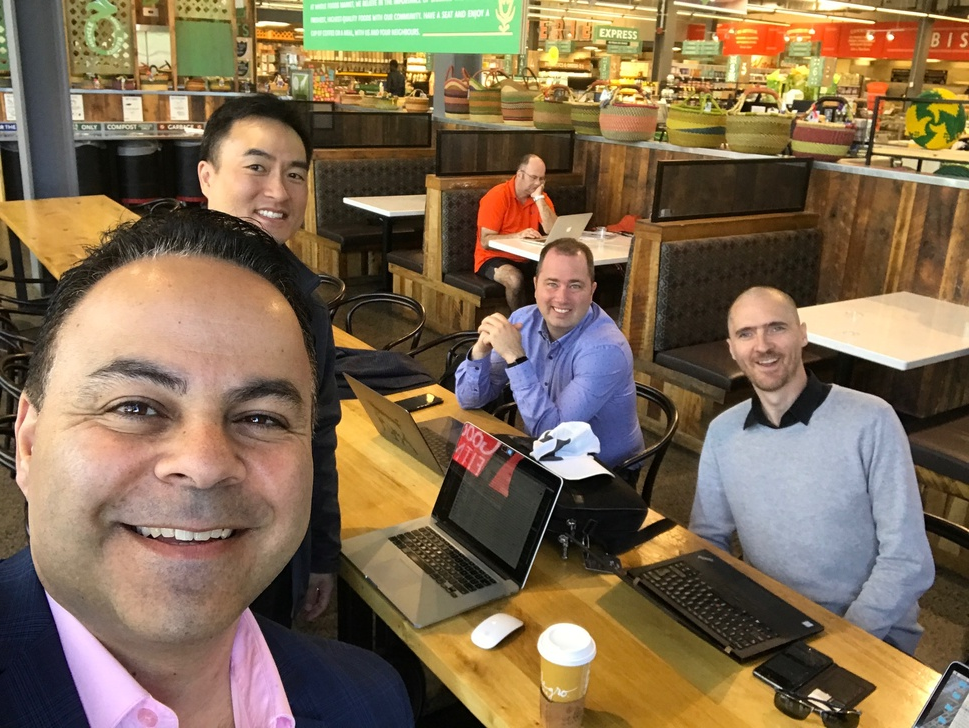
#> input picture images/IMG_6295.JPG, 969 x 728 px, shrunk from 1544 x 1160 before the run
$ python detect.face.py
#> lines starting #> are read from the running program, lines starting #| are printed output that depends on the picture; after the words box and inside, x2 and y2 are one past the last pixel; in counts of white or black regions, pixels touching at a corner belong together
import numpy as np
import cv2
from matplotlib import pyplot as plt
import time as t
print("OpenCV Version : %s " % cv2.__version__)

def convertToRGB(img):
    return cv2.cvtColor(img, cv2.COLOR_BGR2RGB)

#load cascade classifier training file for haarcascade
haar_object_cascade = cv2.CascadeClassifier('classifiers/haarcascade_frontalface_alt.xml')


#load test iamge
test1 = cv2.imread('images/IMG_6295.JPG')
#> test1 is the input picture: shape (728, 969, 3); mean B, G, R 82.4, 107.5, 128


#convert the test image to gray image as opencv object detector expects gray images
gray_img = cv2.cvtColor(test1, cv2.COLOR_BGR2GRAY)
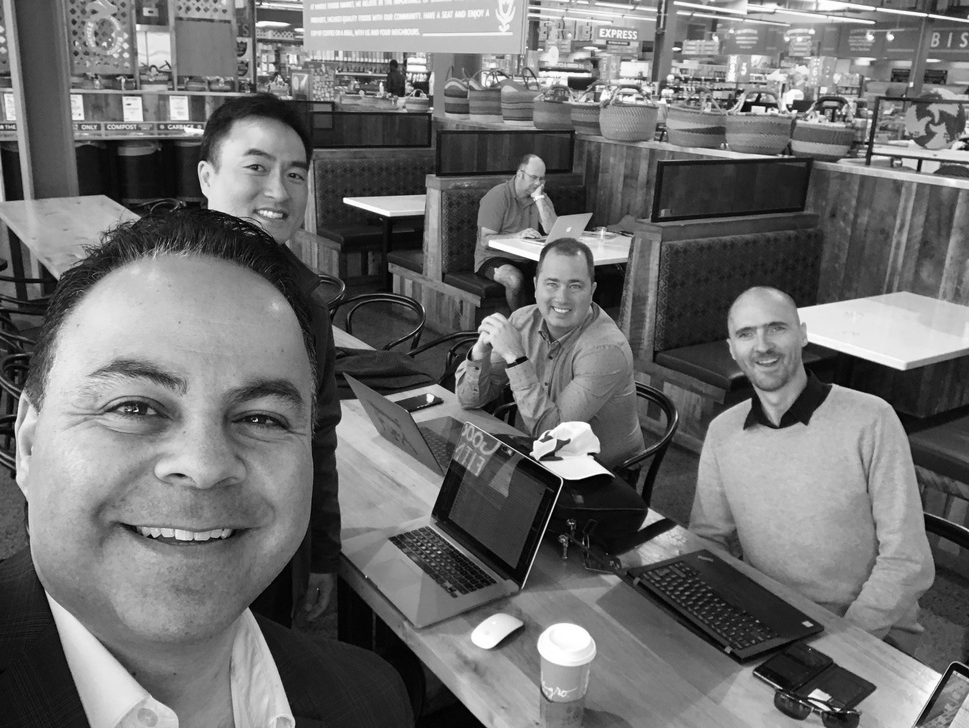
#> gray_img: shape (728, 969); min 0, max 255, mean 110.8

plt.imshow(convertToRGB(test1))
plt.show()

plt.imshow(gray_img, cmap='gray')
#plt.show()

objects = haar_object_cascade.detectMultiScale(gray_img, scaleFactor=1.1, minNeighbors=5)
#> objects = [[532, 260, 65, 65], [719, 298, 84, 84], [222, 128, 108, 108], [37, 284, 326, 326]]

#print the number of objects found
print('Objects found: ', len(objects))
#| Objects found:  4

#go over list of objects and draw them as rectangles on original colored img
for (x, y, w, h) in objects:
    cv2.rectangle(test1, (x, y), (x+w, y+h), (0, 255, 0), 2)
#> this loop made 4 passes
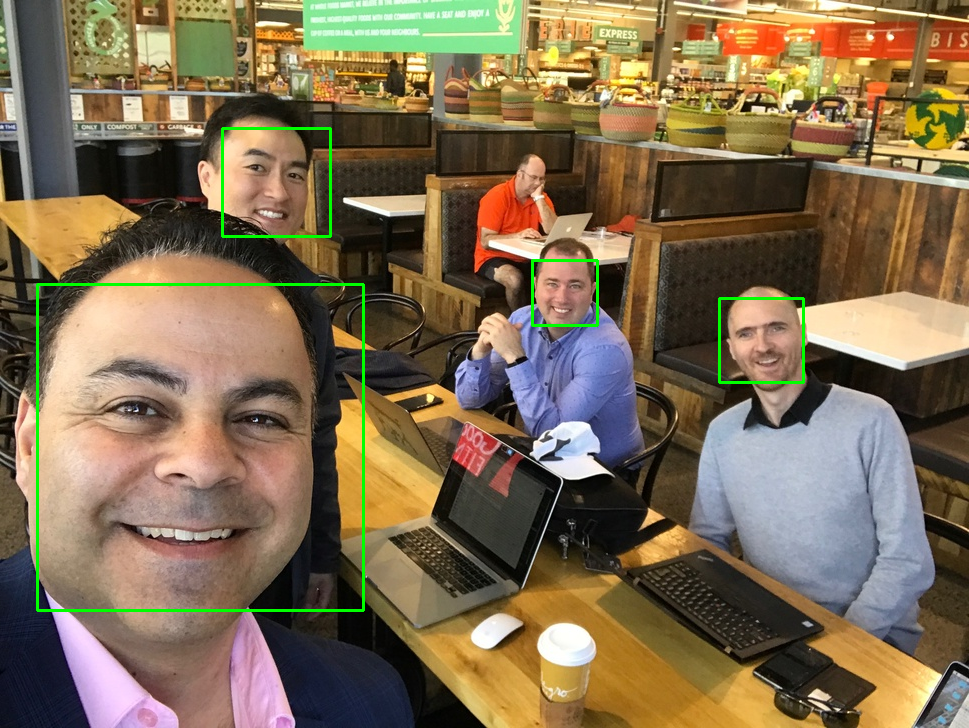
#> test1: shape (728, 969, 3); 0.99% of pixels changed, all inside (x1, y1, x2, y2) = (36, 127, 805, 612)

#convert image to RGB and show image
plt.imshow(convertToRGB(test1))
plt.show()
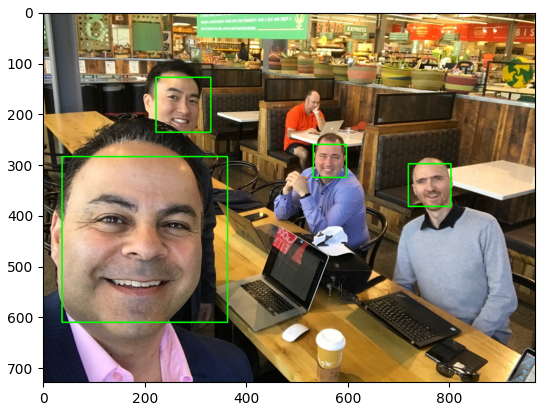
#> figure drawn by matplotlib, 1 panel

$ run again, with images/image01.jpg copied over images/IMG_6295.JPG
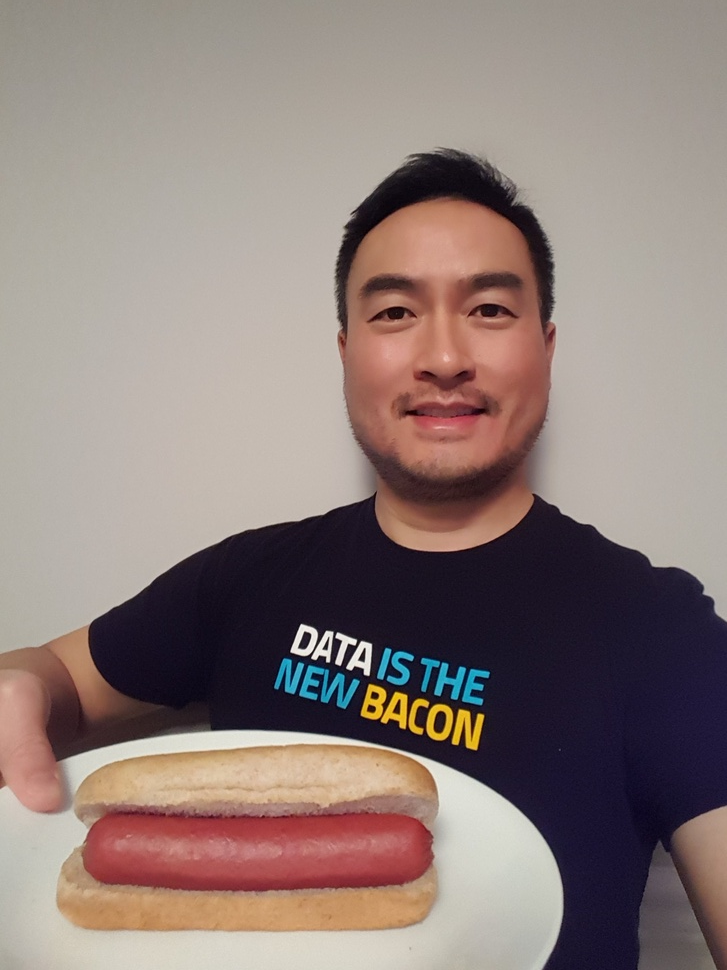
#> input picture images/image01.jpg, 727 x 970 px, shrunk from 1944 x 2592 before the run
#> test1 is the input picture: shape (970, 727, 3); mean B, G, R 121.5, 126, 141.8
#> objects = [[310, 204, 263, 263]]
#| Objects found:  1
#> the loop `for (x, y, w, h) in objects:` made 1 pass
#> after the loop `for (x, y, w, h) in objects:`:
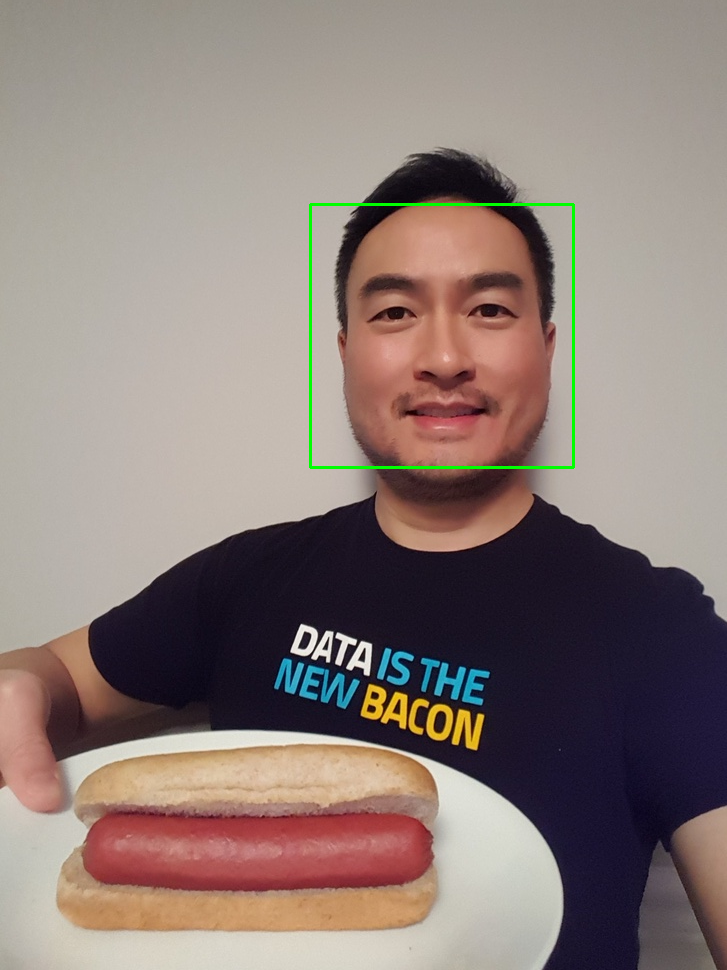
#> test1: shape (970, 727, 3); 0.45% of pixels changed, all inside (x1, y1, x2, y2) = (309, 203, 575, 469)
#> `plt.show()`:
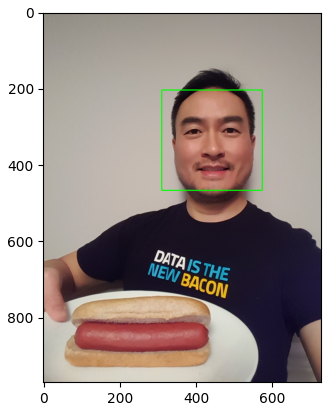
#> figure drawn by matplotlib, 1 panel

$ run again, with images/image02.jpg copied over images/IMG_6295.JPG
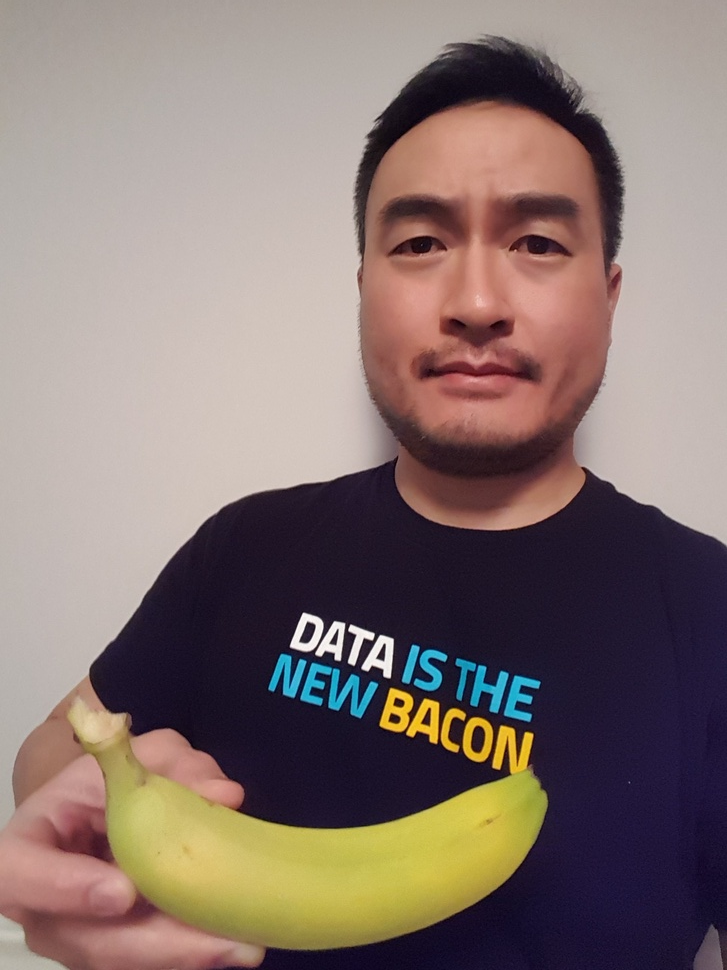
#> input picture images/image02.jpg, 727 x 970 px, shrunk from 1944 x 2592 before the run
#> test1 is the input picture: shape (970, 727, 3); mean B, G, R 112.6, 117, 133.8
#> `gray_img = cv2.cvtColor(test1, cv2.COLOR_BGR2GRAY)`:
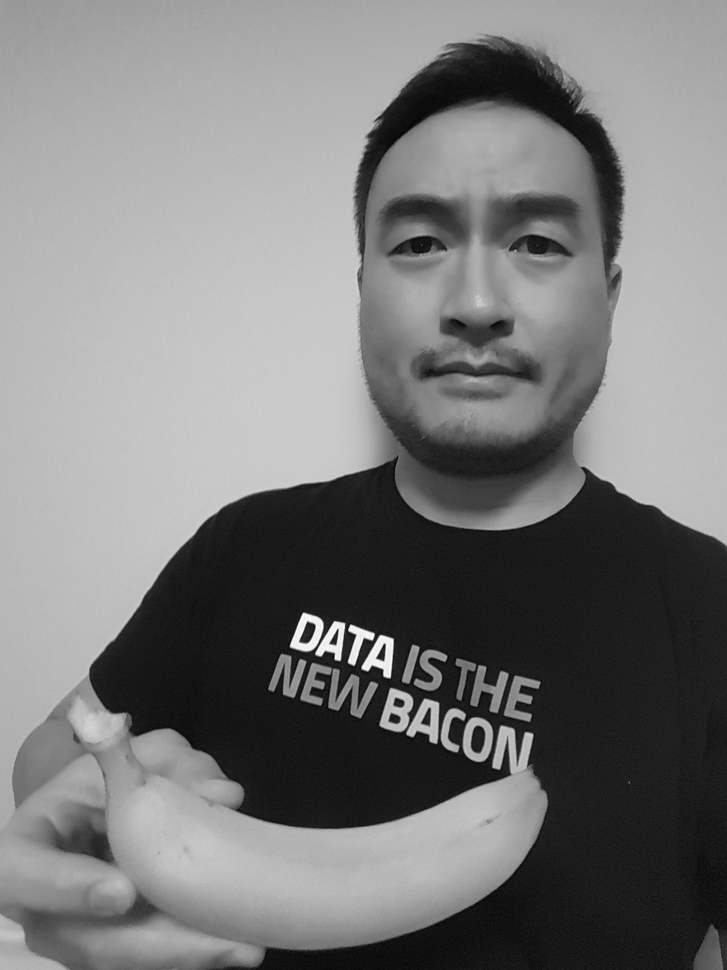
#> gray_img: shape (970, 727); min 3, max 254, mean 121.6
#> objects = [[314, 109, 327, 327]]
#| Objects found:  1
#> the loop `for (x, y, w, h) in objects:` made 1 pass
#> `plt.show()`:
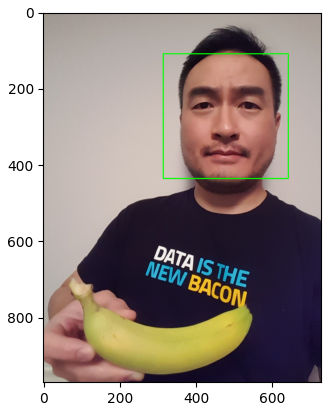
#> figure drawn by matplotlib, 1 panel

$ run again, with images/image03.jpg copied over images/IMG_6295.JPG
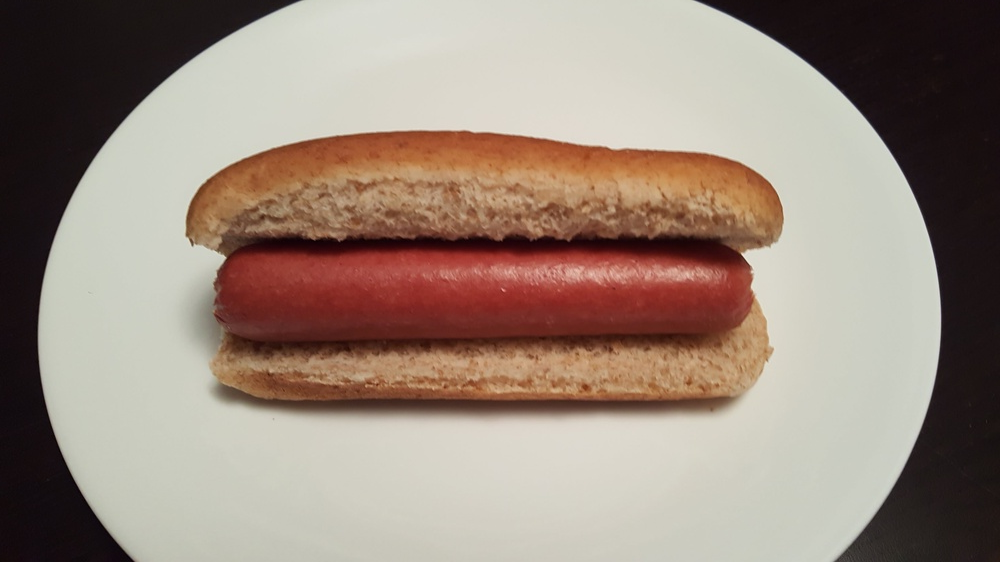
#> input picture images/image03.jpg, 1000 x 562 px, shrunk from 3264 x 1836 before the run
#> test1 is the input picture: shape (562, 1000, 3); mean B, G, R 123.7, 135.8, 152.5
#> `gray_img = cv2.cvtColor(test1, cv2.COLOR_BGR2GRAY)`:
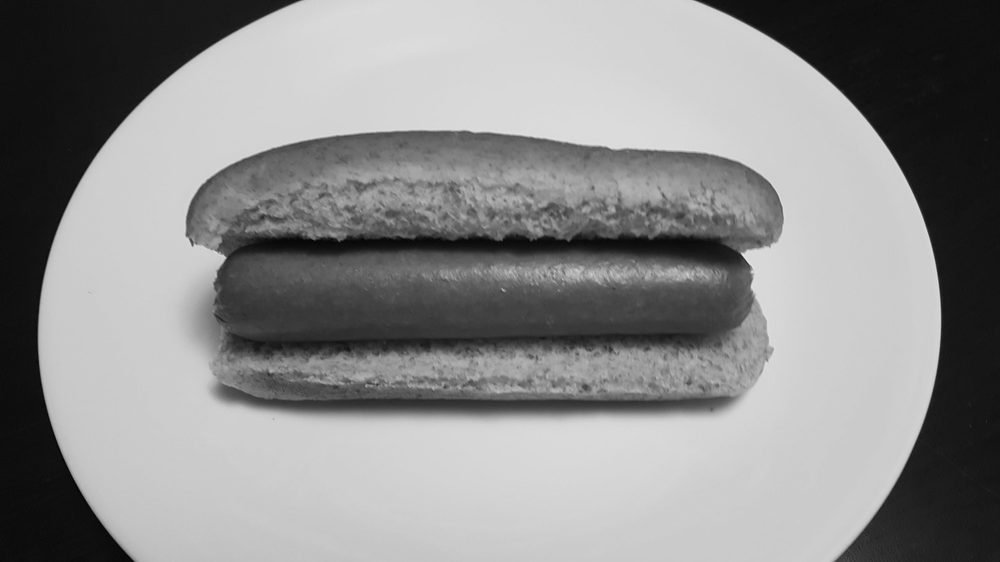
#> gray_img: shape (562, 1000); min 2, max 232, mean 139.4
#> objects = ()
#| Objects found:  0
#> `plt.show()`:
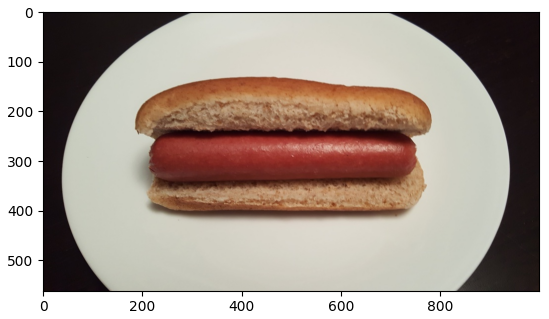
#> figure drawn by matplotlib, 1 panel
